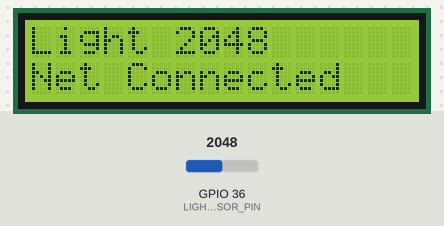
A sketch run on a simulated ESP32. Parts: 16×2 character LCD. The inputs (shaded band) are chosen by the test bench; at power-on: GPIO 36 (LIGHT_SENSOR_PIN) = 2048. WiFi joins after 1.5 s; servers stay silent unless stated; random numbers use the default seed unless the sketch sets one; no MQTT or app messages arrive unless stated; what the sketch prints to the serial monitor is not drawn.

Above: at 5.3 s.
5.4 s: GPIO 36 (LIGHT_SENSOR_PIN) set to 1960
At 8.6 s:
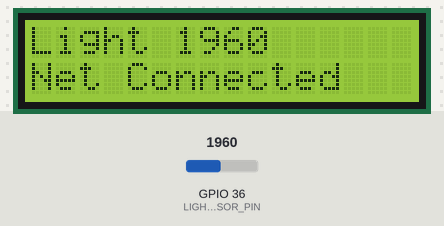
9.6 s: GPIO 36 (LIGHT_SENSOR_PIN) set to 760
At 12.6 s:
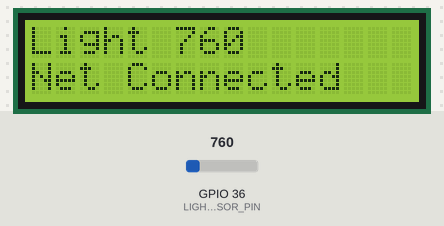
13.7 s: GPIO 36 (LIGHT_SENSOR_PIN) set to 0
At 16.5 s:
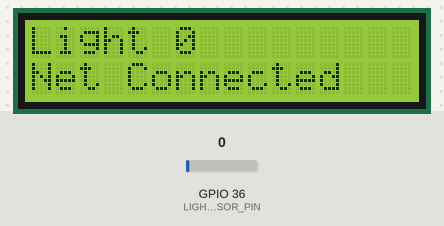
17.7 s: GPIO 36 (LIGHT_SENSOR_PIN) set to 3240
At 20.6 s:
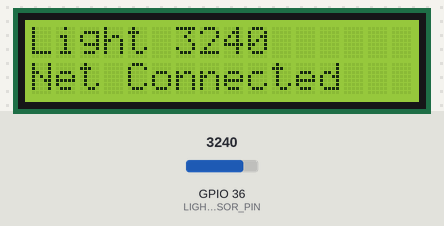
Timing chart, 0 to 22.1 s (numbered marks = the images above; inputs shaded):
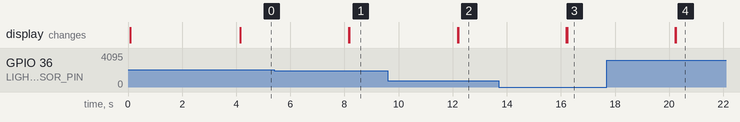

The sketch:

light_sensor.ino
```cpp
#include <LiquidCrystal_I2C.h>
#include <PubSubClient.h>
#include <WiFi.h>
#define LIGHT_SENSOR_PIN 36


unsigned long delayTime;
int lcdColumns = 16;
int lcdRows = 2;
LiquidCrystal_I2C lcd(0x27, lcdColumns, lcdRows);


const char* ssid = "Redmi";
const char* password = "ffffdddd7777";
const int wifiConnectRetries = 3;
const int wifiConnectDelayBetweenRetries = 2000;

const char* mqtt_server = "mqtt.flespi.io";
const int mqtt_port = 1883;
//const int mqtt_port = 8883;
//const char* mqtt_user = "FvMpotv7lSBlGogjEhjjt5BQAT5t9L0E4CSiTbf2RHdnTjuopDvIxXpVEkcBT24O";
const char* mqtt_user = "5ndhw6uFeLx2P5kBMhapxux4jtHpc2R7fTcBPv4R4qKJlS9VZ99mtueALMNNCtJH";
const char* mqtt_pass = "";

const int screenDelay = 4000; // Screen LCD update interval
const int mqttPublishDelay = 15000; // Send to MQTT with this interval
const int mqttConnectRetries = 3;
const int mqttConnectDelayBetweenRetries = 1000;

int status = WL_IDLE_STATUS;
WiFiClient wifiClient;
PubSubClient client(wifiClient);

float light = 0.0;
int countDelays = 0;


void setup() {
  Serial.begin(115200);
  delay(10);

  WiFi.mode(WIFI_STA);
  WiFi.disconnect();

  init_lcd();

  connectWifi(wifiConnectRetries, wifiConnectDelayBetweenRetries);
  initMQTT();
}


void init_lcd(){
  // initialize LCD
  lcd.init();
  // turn on LCD backlight
  lcd.backlight();

  delayTime = 1000;
}

void loop() {
  readDataValues();
  printValues(screenDelay); // Print values from variables to LCD

  client.loop(); // loop the pubsub client for callbacks (subscribes)
  countDelays++;
  if(countDelays>=(mqttPublishDelay/(screenDelay*2))){
    countDelays=0;
    connectPublishMQTT(); // Connect to MQTT and publish data
  }
}

void connectPublishMQTT(){
  if(WiFi.status() != WL_CONNECTED){
    connectWifi(wifiConnectRetries, wifiConnectDelayBetweenRetries);
  } else {
    if(!client.connected()){
      connectMQTT(mqttConnectRetries, mqttConnectDelayBetweenRetries);
    } else {
      publishData();
    }
  }
}

void publishData(){
  String lght = String(light).c_str();
  String id = "2";

  String s2 = "{\"light_level\": " + lght + ", \"id\": " + id + "}";
    client.publish("easv/light", String(s2).c_str());
}

void initMQTT(){
  Serial.println("Initializing MQTT");

  randomSeed(micros());
  client.setServer(mqtt_server, mqtt_port);

  connectMQTT(mqttConnectRetries, mqttConnectDelayBetweenRetries);
}

void connectMQTT(int retries, int delayBetweenRetries){
  while(!client.connected() && retries>=0){
    String clientId = "Client-";
    clientId += String(random(0xffff), HEX);
    if(client.connect(clientId.c_str(), mqtt_user, mqtt_pass)){
      Serial.println("Successfully connected MQTT");
    } else {
      Serial.println("Error!");
      Serial.println(client.state());
      delay(delayBetweenRetries);
      retries--;
    }
  }
}

void connectWifi(int retries, int delayBetweenRetries){
  WiFi.begin(ssid, password);

  while(status != WL_CONNECTED && retries>=0){
    status = WiFi.status();
    delay(delayBetweenRetries);
    Serial.print(".");
    retries--;
  }
}

void readDataValues(){
    light = analogRead(LIGHT_SENSOR_PIN);
}


void printValues(int screenDelay) {
  int analogValue = analogRead(LIGHT_SENSOR_PIN);
  lcd.setCursor(0,0);
  lcd.print("Light ");
  Serial.print(analogValue);
  lcd.print(analogRead(LIGHT_SENSOR_PIN));

   if (analogValue < 40) {
    Serial.println(" => Dark");
  } else if (analogValue < 800) {
    Serial.println(" => Dim");
  } else if (analogValue < 2000) {
    Serial.println(" => Light");
  } else if (analogValue < 3200) {
    Serial.println(" => Bright");
  } else {
    Serial.println(" => Very bright");
  }

  //delay(screenDelay);
  //lcd.clear();

  lcd.setCursor(0,1);
  lcd.print("Net ");
  lcd.print(netStateToString(client.state()));

  delay(screenDelay);
  lcd.clear();


}

/*
 * https://pubsubclient.knolleary.net/api#state
Returns
-4 : MQTT_CONNECTION_TIMEOUT - the server didn't respond within the keepalive time
-3 : MQTT_CONNECTION_LOST - the network connection was broken
-2 : MQTT_CONNECT_FAILED - the network connection failed
-1 : MQTT_DISCONNECTED - the client is disconnected cleanly
0 : MQTT_CONNECTED - the client is connected
1 : MQTT_CONNECT_BAD_PROTOCOL - the server doesn't support the requested version of MQTT
2 : MQTT_CONNECT_BAD_CLIENT_ID - the server rejected the client identifier
3 : MQTT_CONNECT_UNAVAILABLE - the server was unable to accept the connection
4 : MQTT_CONNECT_BAD_CREDENTIALS - the username/password were rejected
5 : MQTT_CONNECT_UNAUTHORIZED - the client was not authorized to connect
*/

String netStateToString(int state){ // LCD short friendly string
    switch(state){
      case MQTT_CONNECTION_TIMEOUT:
        return "Timeout con";
        break;
      case MQTT_CONNECTION_LOST:
        return "Lost con";
        break;
      case MQTT_CONNECT_FAILED:
        return "Con fail";
        break;
      case MQTT_DISCONNECTED:
        return "Disconnect";
        break;
      case MQTT_CONNECTED:
        return "Connected";
        break;
      case MQTT_CONNECT_BAD_PROTOCOL:
        return "Bad protocol";
        break;
      case MQTT_CONNECT_BAD_CLIENT_ID:
        return "Bad Client Id";
        break;
      case MQTT_CONNECT_UNAVAILABLE:
        return "Unavailable";
        break;
      case MQTT_CONNECT_BAD_CREDENTIALS:
        return "Bad Creds";
        break;
      case MQTT_CONNECT_UNAUTHORIZED:
        return "Unauthorized";
        break;
      default:
        return "Unknown ERROR!";
    }
}
```
